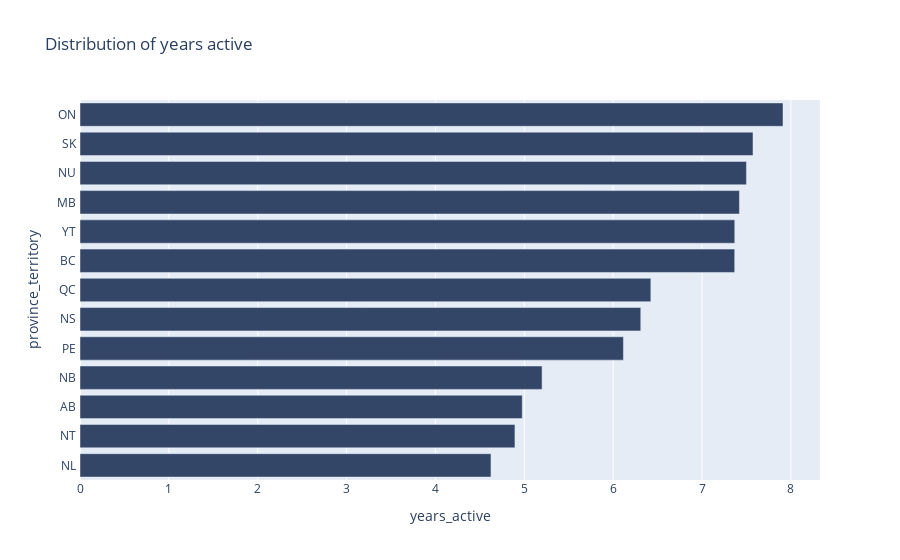

This figure's notebook cell:
### Code cell
newdf2=D_Legislator.groupby(["province_territory"]).mean()["years_active"].reset_index()
fig_bar = px.bar(newdf2, y="province_territory", x="years_active", title='Distribution of years active',
                 color_discrete_sequence=['#334668'])
fig_bar.update_yaxes(showgrid=False, categoryorder='total ascending', ticksuffix=' ', showline=False)
fig_bar.show()

### Figure 1 — Plotly figure (JSON) as saved in the notebook; plotly's stock layout.template omitted (floating-point values rounded to 4 significant figures)
{"data": [{"alignmentgroup": "True", "hovertemplate": "years_active=%{x}<br>province_territory=%{y}<extra></extra>", "legendgroup": "", "marker": {"color": "#334668", "pattern": {"shape": ""}}, "name": "", "offsetgroup": "", "orientation": "h", "showlegend": false, "textposition": "auto", "type": "bar", "x": [4.977, 7.368, 7.421, 5.2, 4.625, 6.311, 4.895, 7.5, 7.911, 6.115, 6.424, 7.574, 7.368], "xaxis": "x", "y": ["AB", "BC", "MB", "NB", "NL", "NS", "NT", "NU", "ON", "PE", "QC", "SK", "YT"], "yaxis": "y"}], "layout": {"autosize": true, "barmode": "relative", "legend": {"tracegroupgap": 0}, "title": {"text": "Distribution of years active"}, "xaxis": {"anchor": "y", "autorange": true, "domain": [0, 1], "range": [0, 8.328], "title": {"text": "years_active"}, "type": "linear"}, "yaxis": {"anchor": "x", "autorange": false, "categoryorder": "total ascending", "domain": [0, 1], "range": [-0.5, 12.5], "showgrid": false, "showline": false, "ticksuffix": " ", "title": {"text": "province_territory"}, "type": "category"}}}
